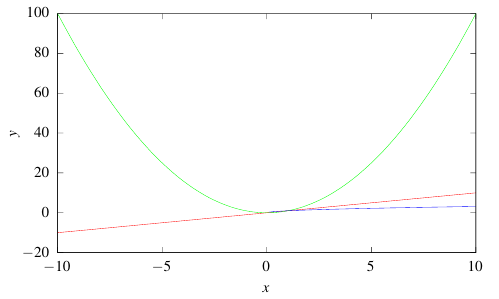

Reproduce this figure in gnuplot.
#!/bin/gnuplot
# terminal settings parsed by plotex
set term cairolatex standalone  header '\usepackage{mathptmx}'
set output 'tmp.tex' 

# gnuplot script settings loaded from profile
set colorsequence classic
set key noautotitle

# gnuplot script loaded by plotex
set xlabel '$x$'
set ylabel '$y$'

plot x,x**2,sqrt(x)
